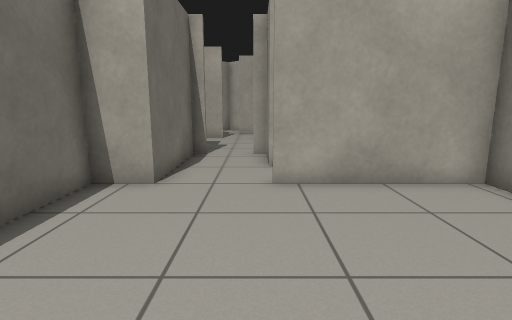
view 1 (above)

24 first-person views from a walk through a Gazebo world. The camera is 0.9 m above the floor, tilts 10° down and sees 80° across. Floor lines are 1 m apart. The floor is counted in squares, 0.5 m on a side. Each view is taken from the middle of a square. On the plan, view 1 faces up. The plan holds only what a view shows up to about 16 squares ahead; the rest is blank. The place goes on beyond the plan. Robots are left out. Simple shapes stand in for some stock models. Surface patterns are stand-ins for the level's own textures.

view 2
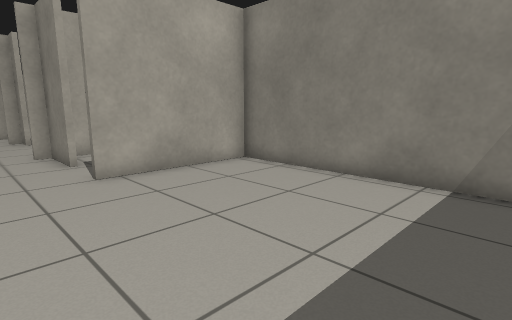

view 3
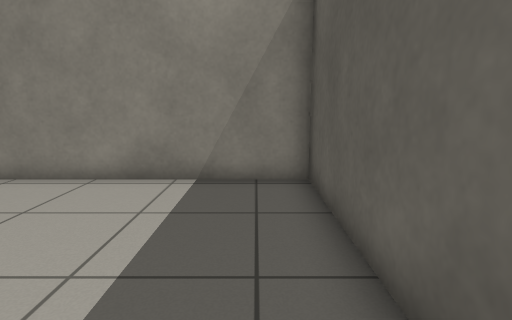

view 4
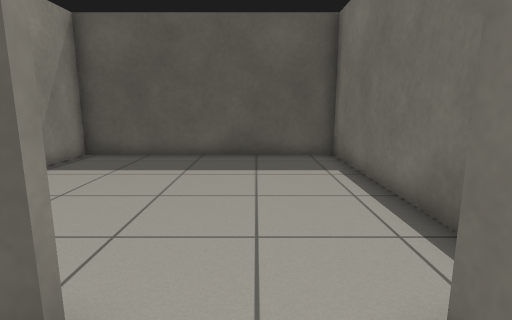

view 5
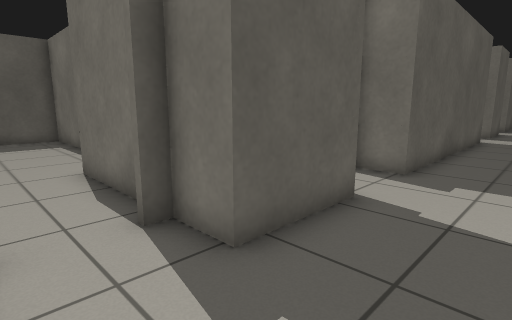

view 6
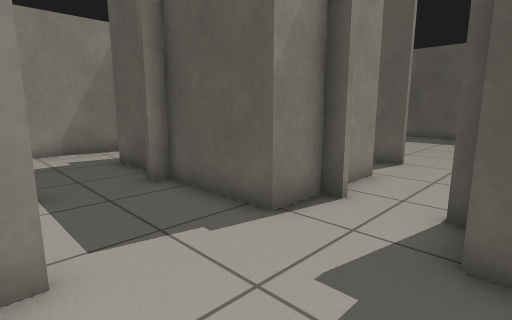

view 7
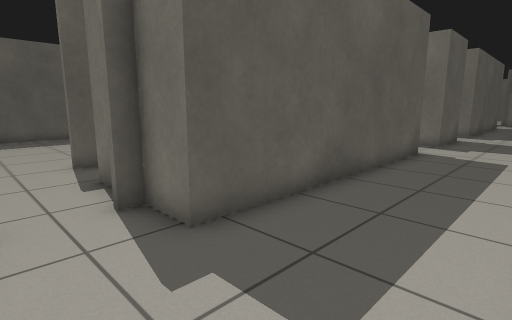

view 8
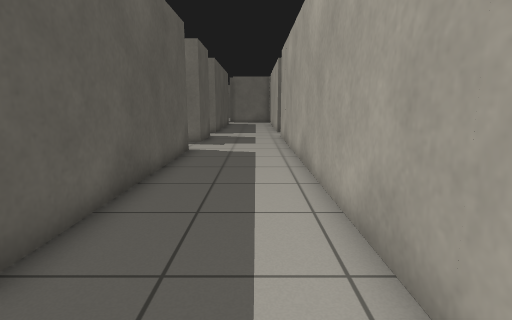

view 9
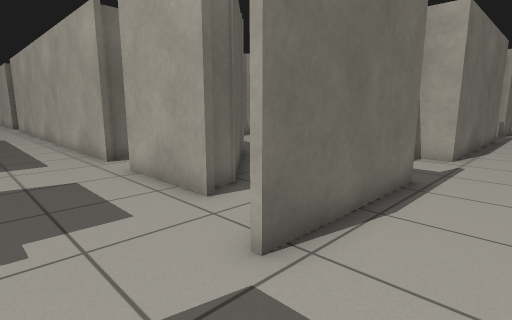

view 10
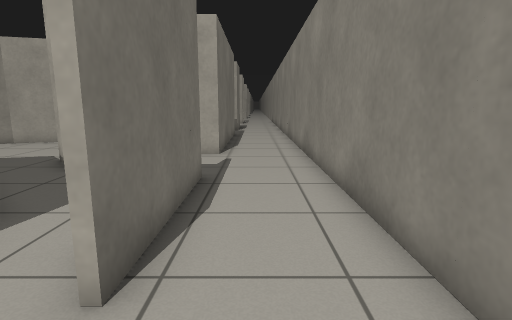

view 11
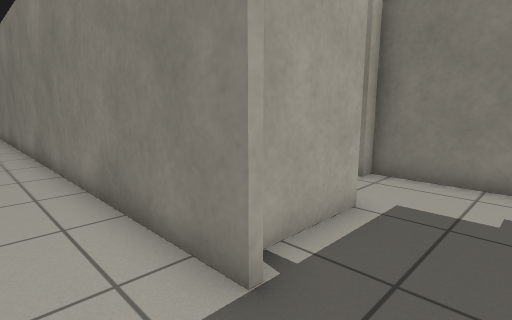

view 12
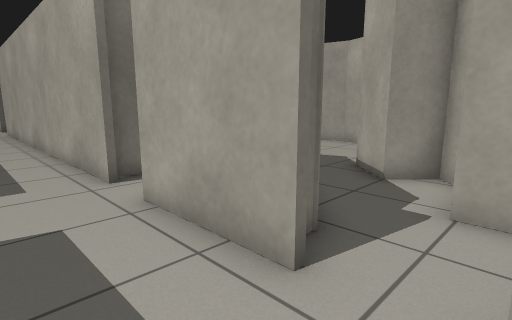

view 13
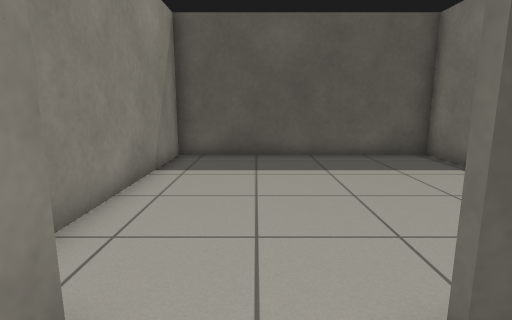

view 14
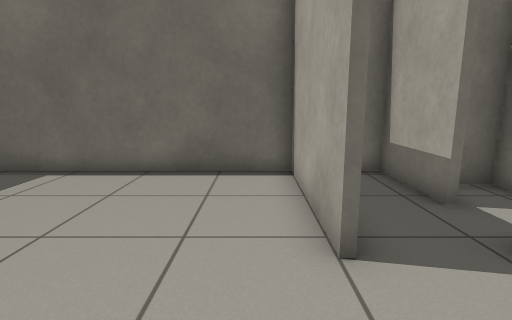

view 15
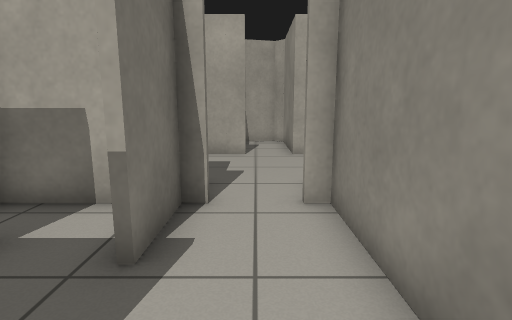

view 16
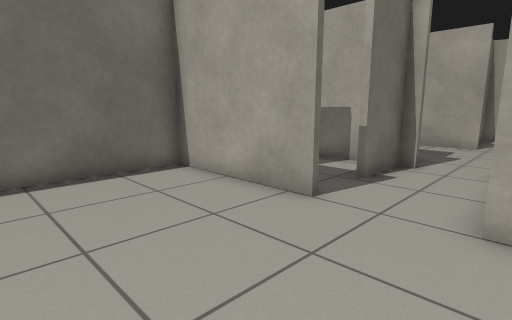

view 17
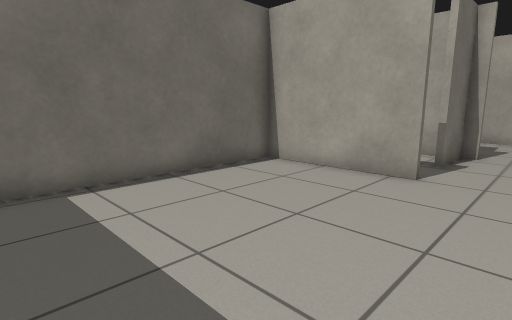

view 18
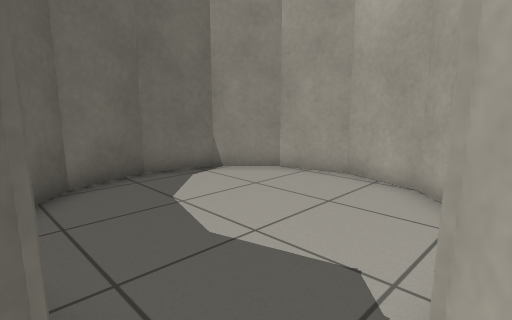

view 19
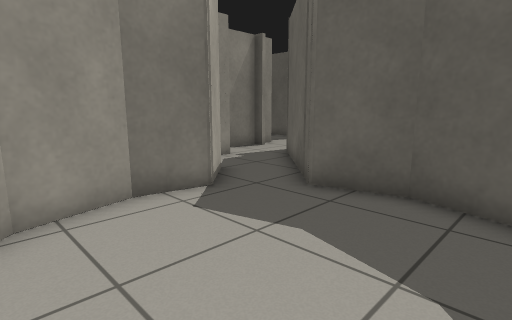

view 20
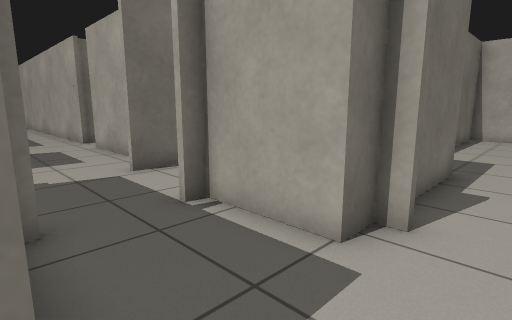

view 21
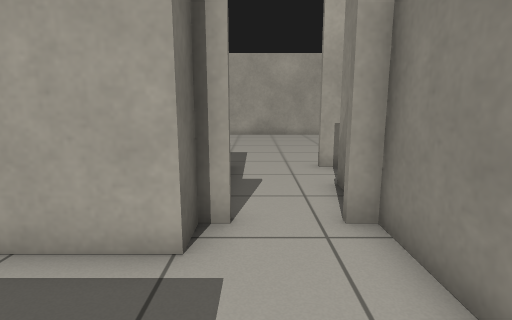

view 22
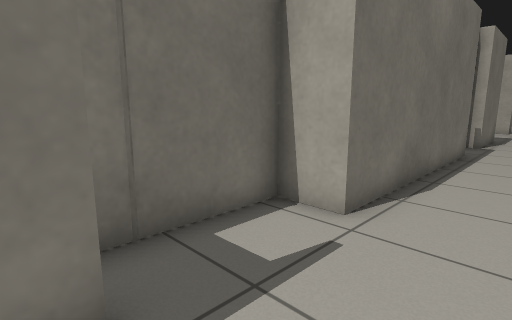

view 23
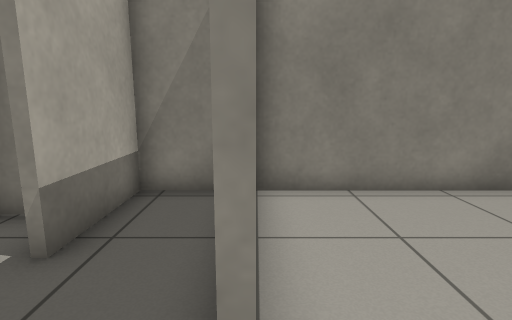

view 24
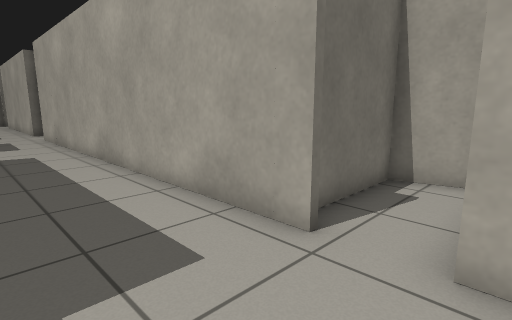

### Floor plan
Ten units are one square. View 1 is at (0, 0); x grows to the right and y downward. Boxes are objects, and circles mark ways between rooms. Rooms are numbered by the first view taken in them; rooms with no view inside come last. Other rooms are left out.
<svg viewBox="-250 -300 360 329">
<path fill="none" stroke="#000" d="M-24 -70 -39 -70 -39 24M-40 23 54 23 54 -70 4 -70M4 -72 14 -72M-24 -95 -24 -70M54 -79 54 -95 24 -95M39 -159 39 -244M4 -175 -1 -175M6 -218 6 -164M76 -175 71 -175 71 -165 41 -165 41 -160M51 -132 71 -132M4 -132 39 -132 39 -138M71 -222 71 -194M99 -194 99 -200M6 -255 -9 -255 -9 -221M105 -220 99 -220M99 -121 99 -175M-74 -175 -245 -175M-56 -132 -24 -132 -24 -117M-186 -132 -84 -132 -84 -91M-56 -95 -56 -115M-24 -115 -24 -95M-19 -175 -56 -175 -56 -216 -60 -220 -79 -215 -79 -178M4 -164 4 -175M-245 -132 -214 -132 -214 -122M4 -117 4 -132M4 -91 4 -115M-91 -72 -84 -72M-104 -95 -134 -95 -134 -89M-56 -70 -56 -95M-84 -70 -134 -70 -134 23 -40 23M-41 24 -41 -49M-24 -188 -24 -180M-16 -230 -20 -235 -30 -225 -44 -239M-2 -205 -11 -205 -11 -210M-60 -222 -25 -185M4 -177 4 -192M-97 -222 -80 -217 -60 -222M-44 -239 -41 -256 -47 -276 -61 -290 -80 -295 -99 -290 -114 -276 -119 -256 -114 -237 -106 -228"/>
<circle cx="-5" cy="-70" r="3" fill="#2a7"/>
<circle cx="-10" cy="-90" r="3" fill="#2a7"/>
<circle cx="5" cy="-150" r="3" fill="#2a7"/>
<circle cx="-70" cy="-100" r="3" fill="#2a7"/>
<circle cx="-10" cy="-170" r="3" fill="#2a7"/>
<circle cx="-75" cy="-70" r="3" fill="#2a7"/>
<circle cx="-50" cy="-220" r="3" fill="#2a7"/>
<text x="0" y="-30">1</text>
<text x="10" y="-80">2</text>
<text x="30" y="-180">3</text>
<text x="-120" y="-150">4</text>
<text x="-90" y="-80">5</text>
<text x="-90" y="-30">6</text>
<text x="-30" y="-210">7</text>
<text x="-80" y="-250">8</text>
</svg>
Room 1 opens to room 2. Room 2 opens to room 4. Room 3 opens to room 4. Room 4 opens to room 5. Room 4 opens to room 7. Room 5 opens to room 6. Room 7 opens to room 8.

Where each view was taken, in squares from view 1:
view 1: 0 up, 0 right, facing up
view 2: 1 down, 2 left, facing up-right
view 3: 1 down, 2 left, facing right
view 4: 9 up, 1 left, facing down
view 5: 16 up, 0 right, facing down-left
view 6: 17 up, 3 left, facing down-right
view 7: 17 up, 6 left, facing down-left
view 8: 16 up, 6 left, facing left
view 9: 14 up, 3 right, facing up-left
view 10: 14 up, 2 right, facing up
view 11: 14 up, 2 right, facing up-right
view 12: 15 up, 0 right, facing up-left
view 13: 9 up, 7 left, facing down
view 14: 6 up, 5 left, facing left
view 15: 6 up, 7 left, facing up
view 16: 2 up, 5 left, facing up-left
view 17: 1 down, 6 left, facing up-left
view 18: 22 up, 4 left, facing up-left
view 19: 28 up, 10 left, facing down-right
view 20: 13 up, 9 right, facing up-left
view 21: 13 up, 8 right, facing up
view 22: 21 up, 3 right, facing up-left
view 23: 7 up, 1 left, facing right
view 24: 14 up, 5 left, facing up-left
